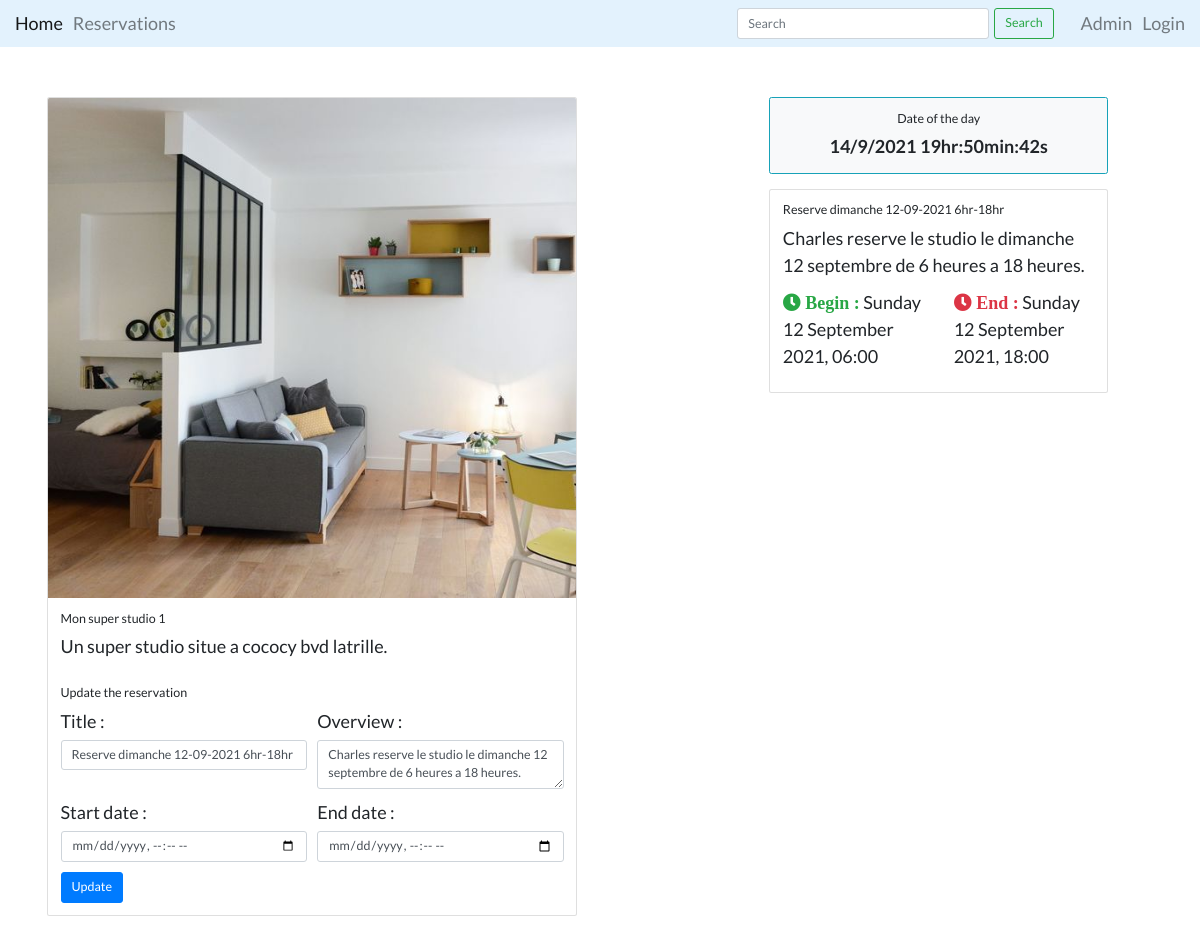
Page /core/resource/mon-super-studio-1/reservation/1/ on the earlier database version.
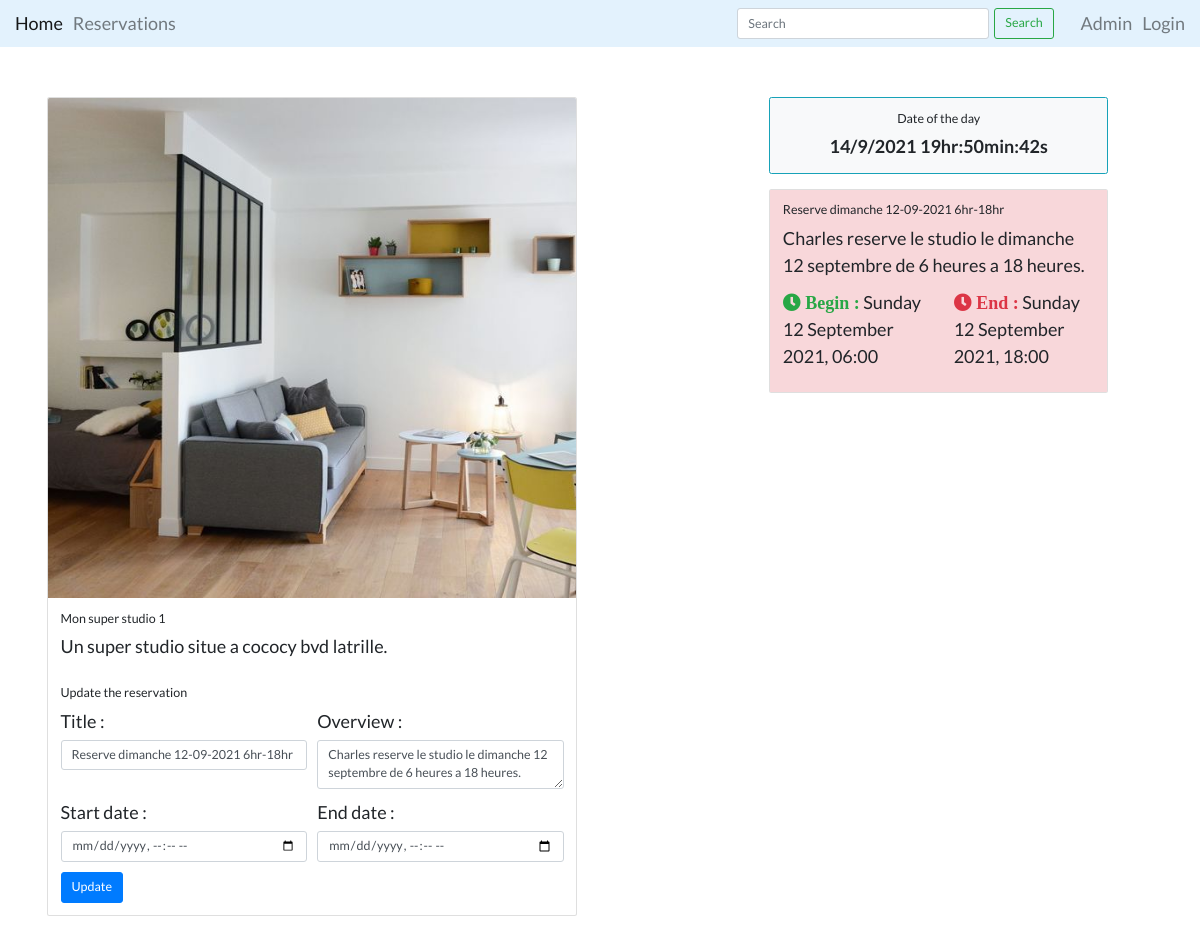
Same page on the later database version.
### core/views.py (the view, shortened to what this page needs)
class ReservationUpdateView(UpdateView):
    model = Reservation
    fields = ['title', 'overview', 'start_date', 'end_date']
    template_name = 'core/reservation_detail.html'
    context_object_name = 'reserv'
    def get(self, request, *args, **kwargs):
        self.obj = get_object_or_404(Reservation, id=self.kwargs.get('pk'))
        self.resource = get_object_or_404(
            Resource, slug=self.kwargs.get('resource_slug'))
        ReservationModelForm.base_fields['overview'].widget.attrs['rows'] = '3'
        self.form = ReservationModelForm(instance=self.obj,
                                         initial={
                                             'start_date': self.obj.start_date,
                                             'end_date': self.obj.end_date,
                                         })
        return render(request, self.template_name, {
            "reserv": self.obj,
            "form": self.form,
            "resource": self.resource
        })

### core/templates/core/reservation_detail.html (shortened to what this page needs)
{% extends 'base.html' %}
{% load static %}
{% block styles %}
<link rel="stylesheet" href="{% static 'css/reservation_detail.css' %}" type="text/css">
{% endblock %}
{% block content %}
<div class="content container" style="margin: auto; max-width: 98vw; padding: 5rem; font-size: large;">
    <div class="sections row">
        <section class="main col-md-8 col-lg-8 col-sm-8 row">
            <div class="card w-75">
                <img src="{{ resource.picture.url }}" class="card-img-top" alt="resource image" style="height: 50rem;">
                <div class="card-body">
                    <h5 class="card-title">{{ resource.name }}</h5>
                    <p class="card-text">{{ resource.description }}</p>
                </div>
                <div class="card-body">
                    <h5 class="card-title">Update the reservation</h5>
                    <form method="POST" action=".">
                        <div class="form-row">
                            <div class="form-group col-md-6">
                                <label for="title">Title : </label>
                                {{ form.title }}
                            </div>
                            <div class="form-group col-md-6">
                                <label for="overview">Overview : </label>
                                {{ form.overview }}
                            </div>
                        </div>
                        <div class="form-row">
                            <div class="form-group col-lg-6">
                                <label for="start-date">Start date : </label>
                                {{ form.start_date }}
                            </div>
                            <div class="form-group col-lg-6">
                                <label for="end-date">End date : </label>
                                {{ form.end_date }}
                            </div>
                        </div>
                        <button type="submit" class="btn btn-primary btn-lg">Update</button>
                    </form>
                </div>
            </div>
        </section>
        <section class="sidebar col-md-4 col-lg-4 col-sm-4">
            <div class="card w-90 text-center rounded border border-info font-weight-bold bg-light mb-4">
                <div class="card-body">
                    <h5 class="card-title">Date of the day</h5>
                    <p class="card-text" id="date-time">
                    </p>
                </div>
            </div>
            <div class="card w-100 mb-4">
                <div class="card-body {{ reserv.status }}">
                    <h5 class="card-title">{{ reserv.title }}</h5>
                    <p class="card-text">{{ reserv.overview }}</p>
                    <div class="row">
                        <p class="card-text col-lg-6">
                            <i class="fas fa-clock text-success"> Begin : </i>
                            {{ reserv.start_date | date:"l d F Y, H:i" }}
                        </p>
                        <p class="card-text col-lg-6">
                            <i class="fas fa-clock text-danger"> End : </i>
                            {{ reserv.end_date | date:"l d F Y, H:i" }}
                        </p>
                    </div>
                </div>
            </div>
        </section>
    </div>
</div>
{% endblock %}

Differences in the rows shown:
changed Reservation "Charles reserve le studio le dimanche 12 septembre de 6 heures a 18 heures.": status "draft" → "ended" (drawn)
